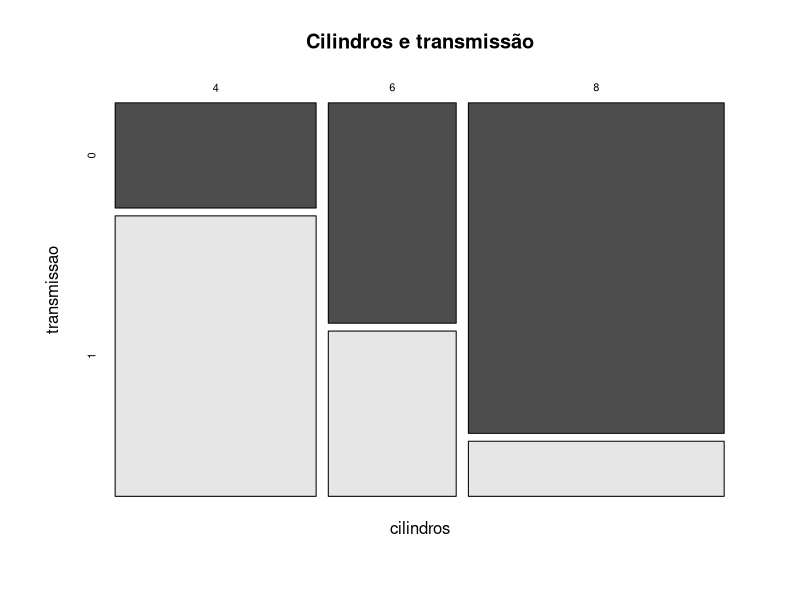

This figure's R source:
# Qui-quadrado de independência ----

# Ajuste e resultados ----
tab <- table(cilindros = mtcars$cyl, transmissao = mtcars$am)
resultado <- chisq.test(tab)
print(tab); print(resultado)
print(resultado$expected)
print(round(resultado$stdres, 2))

# Visualização e diagnóstico ----
mosaicplot(tab, color = TRUE, main = "Cilindros e transmissão")
